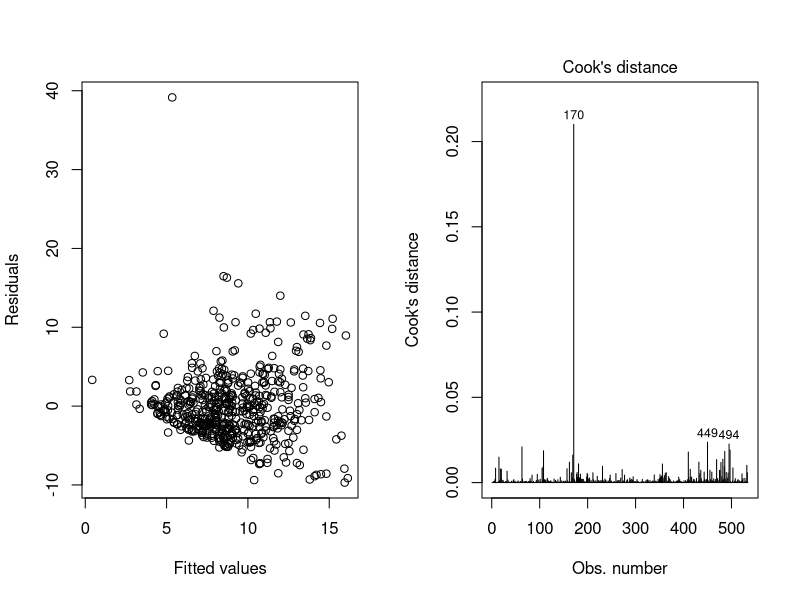

R code for this plot:
############################################################################
############################################################################

#From,

#      Gokul Kaisaravalli Bhojraj
#      Id: 80789
#      Business Intelligence

############################################################################
############################################################################

#@@@@@@@@@@@@@@@@@@@@@@@@@@@@@@@@@@@@@@@@@@@@@@@@@@@@@@@@@@@@@@@@@@@@@@@@@@@


# 1) ###########################################################


# 1)a

R_a<- diag(1,4)
r_a <- cbind(c(0,0,0,0))
R_a
r_a

# 1)b

R_b <- rbind(c(1,0,0,0), c(0,1,0,0))
r_b <- cbind(c(0,0))
R_b
r_b

# 1)c

R_c <- rbind(c(1,0,0,0), c(0,1,0,0))
r_c <- cbind(c(1,1))
R_c
r_c

# 1)d

R_d <- rbind(c(0,1,0,0))
r_d <- 0
R_d
r_d

# 1)e

R_e <- rbind(c(0,1,1,0))
R_e

# OR

r_e <- 1
r_e

# OR
r_e <- cbind(c(0,1))
r_e

# OR
r_e <- cbind(c(1,0))
r_e

# 2) #################################################################

install.packages("AER")
library("AER")
CPS <- data("CPS1985")


exp_2 <- CPS1985$experience^2
exp_3 <- CPS1985$experience^3

# First model

Y_log <- log(CPS1985$wage)

#Second model

Y <- CPS1985$wage

# 2)a

reg1 <- lm(Y_log~education+married+gender+experience+exp_2+exp_3, data = CPS1985)
summary(reg1)

reg2 <- lm(Y~education+married+gender+experience+exp_2+exp_3, data = CPS1985)
summary(reg2)


# 2)b

par(mfrow=c(1,2))
plot(fitted(reg2),resid(reg2),xlab="Fitted values",
     ylab="Residuals")
plot(reg2,which=4)

# Removing Outliers: first model

data_no_out <- CPS1985[-170,]
Ylog_no_out <- log(data_no_out$wage)
exp_2 <- data_no_out$experience^2
exp_3 <- data_no_out$experience^3
reg3 <- lm(Ylog_no_out~education+married+gender+experience+exp_2+exp_3, data = data_no_out)
summary(reg1)
summary(reg3)

#Outliers remotion: second model

data_no_out <- CPS1985[-170,]
Y_no_out <- data_no_out$wage
exp_2 <- data_no_out$experience^2
exp_3 <- data_no_out$experience^3
reg4 <- lm(Y_no_out~education+married+gender+experience+exp_2+exp_3, data = data_no_out)
summary(reg2)
summary(reg4)


# Removing One outlier made not much of the differnce
# However it is better than before
# Since Model 1 seems to be better; I will proceed with model 1 to make more better

# Removing more Outliers: First model 

data_no_out_2 <- CPS1985[cooks.distance(reg1) < 0.01,]
Y_no_out_2 <- log(data_no_out_2$wage)
exp_2_no_out_2 <- data_no_out_2$experience^2
exp_3_no_out_2 <- data_no_out_2$experience^3
reg5 <- lm(Y_no_out_2~education+married+gender+experience+exp_2_no_out_2+exp_3_no_out_2, data = data_no_out_2)
summary(reg1)
summary(reg5)

# By removing all outliers by using Cook's distance is bigger than 0.01 
# we have 0.08 improvement in R_squared.

# 2)c

# I think Model 1 is better I will select Model 1 instead of Model 2

coeftest(reg5, vcov = vcovHC(reg5, type="HC1"))


# 2)d

# Since, after removing outliers I got better results 
# I will keep using model 1 with removed outliers


# 3) ###############################################################

# 3)a

exp_2 <- CPS1985$experience^2
exp_3 <- CPS1985$experience^3
exp_4 <- CPS1985$experience^4
exp_5 <- CPS1985$experience^5
reg6 <- lm(Y_log~education+married+gender+experience+exp_2+exp_3+exp_4+exp_5, data = CPS1985)
summary(reg6)
summary(reg1)

# Since we cannont see much of the effect on dependent variable when we us degree 5
# So it is better to use linear model than non-linear model.

# 3)b

R_6 <- rbind(c(0,0,0,0,0,1,0,0,0), c(0,0,0,0,0,0,1,0,0), c(0,0,0,0,0,0,0,1,0), c(0,0,0,0,0,0,0,0,1))
r_6 <- cbind(c(0,0,0,0))
R_6 
r_6 

V_b <- vcovHC(reg6)

linearHypothesis(reg6, hypothesis.matrix = R_6, rhs =r_6,
                 test = c("Chisq"), vcov.=V_b)

# 3)c

R_7 <- rbind(c(0,0,0,0,0,0,0,1,0), c(0,0,0,0,0,0,0,0,1))
r_7 <- cbind(c(0,0))
R_7
r_7

linearHypothesis(reg6, hypothesis.matrix = R_7, rhs =r_7,
                 test = c("Chisq"), vcov.=V_b)


# 3)d

# Since, we have seen multiple degree of experience has no much effect on
# dependent variable.So, I would prefer degree 3 over other


# 4) ###################################################################


# 4)a

wage_premium_selector<- CPS1985$gender:CPS1985$married

reg7 <- lm(Y_log~education+married+gender+experience+exp_2+exp_3+wage_premium_selector, data = CPS1985)
summary(reg7)

reg8<- lm(Y_log~education+married+gender+experience+exp_2+exp_3, data = CPS1985)
summary(reg8)

# Here we can observe that without including wage_premium_selector
# It showed positive effect on the wages
# After adding wage_premium_selector it has negative effect on wages
# Which means married women has negative effect on the dependent variable i.e wages

# 4)b


# From above model we can observe that married women have negative effect on thier
# wages, However if create a dummy for married men and as well from married women
# We have following result

married_women<-NULL
for(i in 1:length(CPS1985$married))
{
       if(CPS1985$gender[i]=="female" && CPS1985$married[i]=="yes")
              married_women<-c(married_women,1)
       else
              married_women<-c(married_women,0)
}

reg_married_women <- lm(Y_log~education+married+gender+experience+exp_2+exp_3+married_women, data = CPS1985)
summary(reg_married_women)


married_men<-NULL
for(i in 1:length(CPS1985$married))
{
  if(CPS1985$gender[i]=="male" && CPS1985$married[i]=="yes")
    married_men<-c(married_men,1)
  else
    married_men<-c(married_men,0)
}

reg_married_men <- lm(Y_log~education+married+gender+experience+exp_2+exp_3+married_men, data = CPS1985)
summary(reg_married_men)


summary(reg_married_men)
summary(reg_married_women)

# From the model we can say that there is a effect on the wages from marriage
# women have negative effect after marriage
# positive effect on wages men after marriage

# Hence,we can say that men have a wage premium from marriage

######################################################################

#######################################################################
